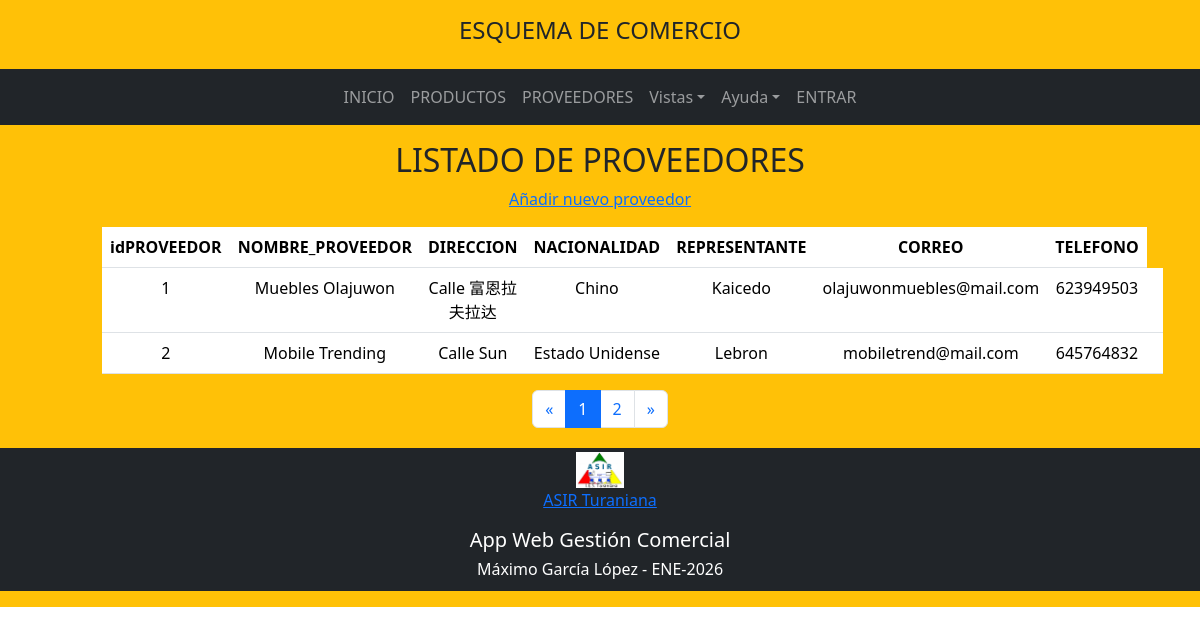
/CProveedores.php, run on the app's committed database.
### tables this page shows
CREATE TABLE IF NOT EXISTS `PROVEEDOR` (
  `idPROVEEDOR` INT NOT NULL COMMENT 'CIF del proveedor',
  `NOMBRE_PROVEEDOR` VARCHAR(45) NOT NULL,
  `DIRECCION` VARCHAR(150) NOT NULL,
  `NACIONALIDAD` VARCHAR(45) NOT NULL,
  `REPRESENTANTE` VARCHAR(45) NOT NULL,
  `CORREO` VARCHAR(150) NOT NULL,
  `TELEFONO` VARCHAR(9) NOT NULL,
  PRIMARY KEY (`idPROVEEDOR`));

### CProveedores.php (the view, shortened to what this page needs)
<?php
	require_once('marcosup.php');
?>
   <div class="py-3 bg-warning" >
      <div class="container">
        <div class="row text-center">
		      <div class="text-center mx-auto col-10">
               <h2> LISTADO DE PROVEEDORES </h2>
               <p><a href="AProveedores.php">Añadir nuevo proveedor</a></p>
            </div>
		   </div>
		</div>
		<div class="row text-center">
			<div class="text-center mx-auto col-10">
               <?php
               $tabla="proveedor";
               $sentencia="select * from $tabla";
               echo '<table class="table table-condensed">';
               $cabeceras=mysqli_query($c,"SHOW FIELDS FROM $tabla");
               echo "<tr bgcolor='#f0f000'>";
               while ($cab=mysqli_fetch_row($cabeceras)){
                  echo "<th>$cab[0]</th>";
               }
               echo "</tr>";
               $resultado=mysqli_query($c,$sentencia);
                if (isset($_GET['pagina']))
                    {
                    $pagina=$_GET['pagina'];
                    }
                    else{
                    $pagina=1;
                    }
                $numreg=mysqli_num_rows($resultado);
                $numpag= ceil($numreg/2);
                $inicio=($pagina-1)*2;
                $sentencia .=" limit ".$inicio.", 2";
                $resultado=mysqli_query($c,$sentencia);
               while ($registro = mysqli_fetch_row($resultado)){
                  echo "<tr>";
                  $i=0;
                  foreach ($registro as $fila){
                     echo "<td> $registro[$i]</td>";
                     $i++;
                  }
                  echo '<td>';
                  echo "</td>";
                  echo "</tr>";
               }
               echo "</table>";
                    if ($pagina==1){
                        $anterior=1;
                    }
                    else{
                        $anterior=$pagina-1;
                    }
                    if ($pagina==$numpag){
                        $siguiente=$pagina;
                    }
                    else{
                        $siguiente=$pagina+1;
                    }
                    echo "<div class='col-md-12 text-center'>";
                    echo '<ul class="pagination justify-content-center ">';
                    echo '	<li class="page-item ">';
                    echo '	  <a class="page-link" href="CProveedores.php?pagina='.$anterior.'">&laquo;</a>';
                    echo '	</li>';
                    for ($i=1;$i<=$numpag;$i++)
                    {
                        if($i==$pagina){
                                echo '	<li class="page-item active">';
                                echo '	  <a class="page-link"href="CProveedores.php?pagina='.$i.'">'.$i.'</a>';
                                echo '	</li>';
                            }
                            else{
                                echo '	<li class="page-item"><a class="page-link" href="CProveedores.php?pagina='.$i.'">'.$i.'</a></li>';
                            }
                    }
                    echo '	<li class="page-item ">';
                    echo '	  <a class="page-link" href="CProveedores.php?pagina='.$siguiente.'">&raquo;</a>';
                    echo '	</li>';
                    echo '  </ul>';
               ?>
		   </div>
		</div>
   </div>
<?php
	require_once('marcoinf.php');
?>

### marcosup.php (shortened to what this page needs)
<!DOCTYPE html>
<html>
<head>
    <link href="https://cdn.jsdelivr.net/npm/bootstrap@5.3.3/dist/css/bootstrap.min.css" rel="stylesheet">
    <link rel="stylesheet" href="https://cdnjs.cloudflare.com/ajax/libs/font-awesome/4.7.0/css/font-awesome.min.css">
</head>
<body>
  <div class="p-3 bg-warning text-dark text-center">
          <h4>ESQUEMA DE COMERCIO</h4>
  </div>
  <nav class="navbar navbar-expand-sm bg-dark navbar-dark">
    <div class="container-fluid justify-content-center">
      <ul class="navbar-nav">
        <li class="nav-item">
          <a class="nav-link" href="index.php">INICIO</a>
        </li>
        <li class="nav-item">
          <a class="nav-link" href="Catalogo.php">PRODUCTOS</a>
        </li>
        <li class="nav-item">
          <a class="nav-link" href="CProveedores.php">PROVEEDORES</a>
        </li>
        <li class="nav-item dropdown">
          <a class="nav-link dropdown-toggle" href="#" role="button" data-bs-toggle="dropdown">
            Vistas</a>
        </li>
        <li class="nav-item dropdown">
          <a class="nav-link dropdown-toggle" href="#" role="button" data-bs-toggle="dropdown">
            Ayuda</a>
        </li>
        <li class="nav-item">
          <a class="nav-link" href="Zdespacho.php">ENTRAR</a>
        </li>
  </ul>
    </div>
  </nav>

### marcoinf.php (shortened to what this page needs)
        <div class="mt-1 p-1 bg-dark text-white text-center">
          <p class="text-center">
            <a href="https://iesturaniana.org/wp_2/" target="_blank">
            <img class="mx-auto d-block" src="estilos/logo asir2.png" width="4%" title="Icono del ciclo formativo ASIR-Turaniana">
            ASIR Turaniana  </a>
          </p>
          <h5>App Web Gestión Comercial</h5>
          <h6>Máximo García López - ENE-2026</h6>
        </div>
</body>
</html>

### data on the page
proveedor: idPROVEEDOR "1", NOMBRE_PROVEEDOR "Muebles Olajuwon", DIRECCION "Calle 富恩拉夫拉达", NACIONALIDAD "Chino", REPRESENTANTE "Kaicedo", CORREO "olajuwonmuebles@mail.com", TELEFONO "623949503"
proveedor: idPROVEEDOR "2", NOMBRE_PROVEEDOR "Mobile Trending", DIRECCION "Calle Sun", NACIONALIDAD "Estado Unidense", REPRESENTANTE "Lebron", CORREO "mobiletrend@mail.com", TELEFONO "645764832"

### other printed values
$cab[0] "idPROVEEDOR"
$cab[0] "NOMBRE_PROVEEDOR"
$cab[0] "DIRECCION"
$cab[0] "NACIONALIDAD"
$cab[0] "REPRESENTANTE"
$cab[0] "CORREO"
$cab[0] "TELEFONO"
